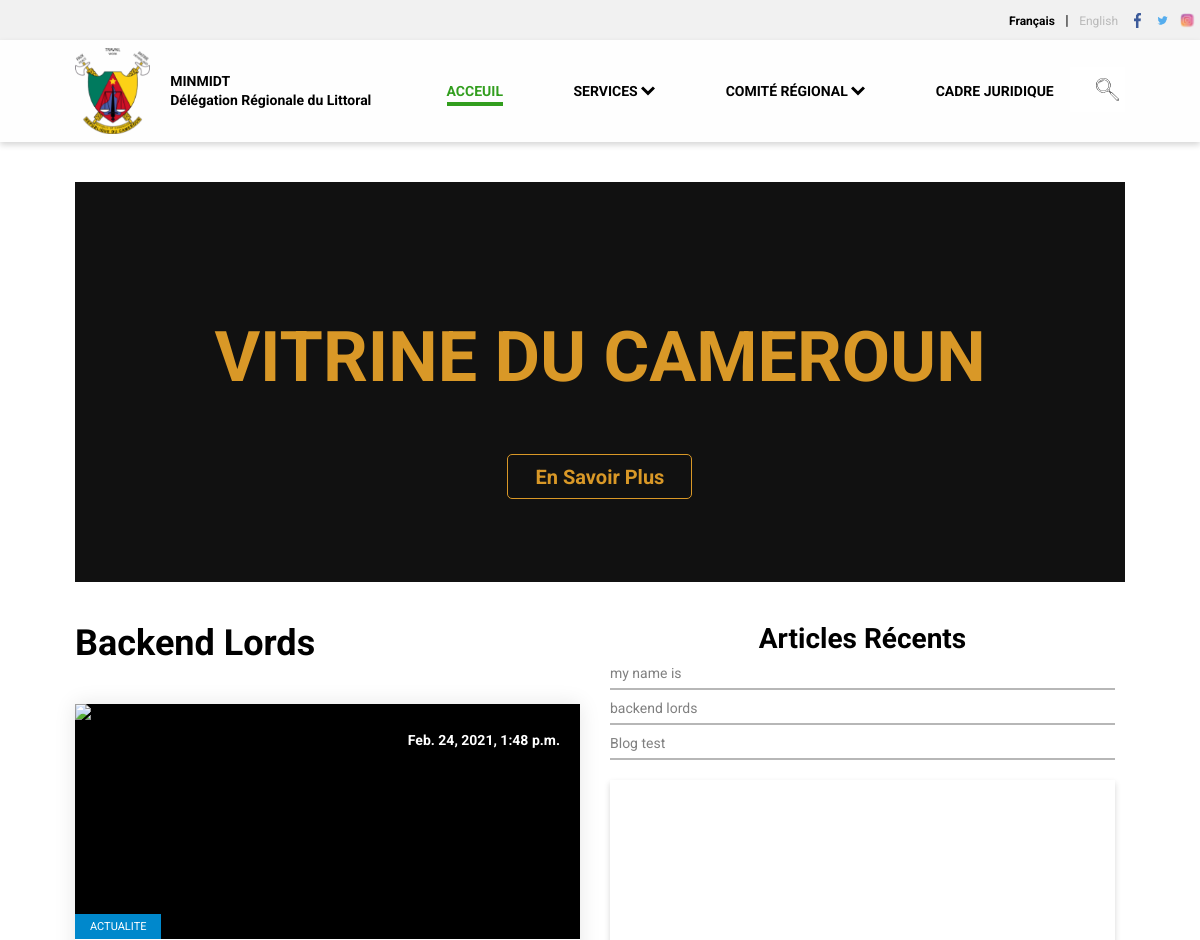
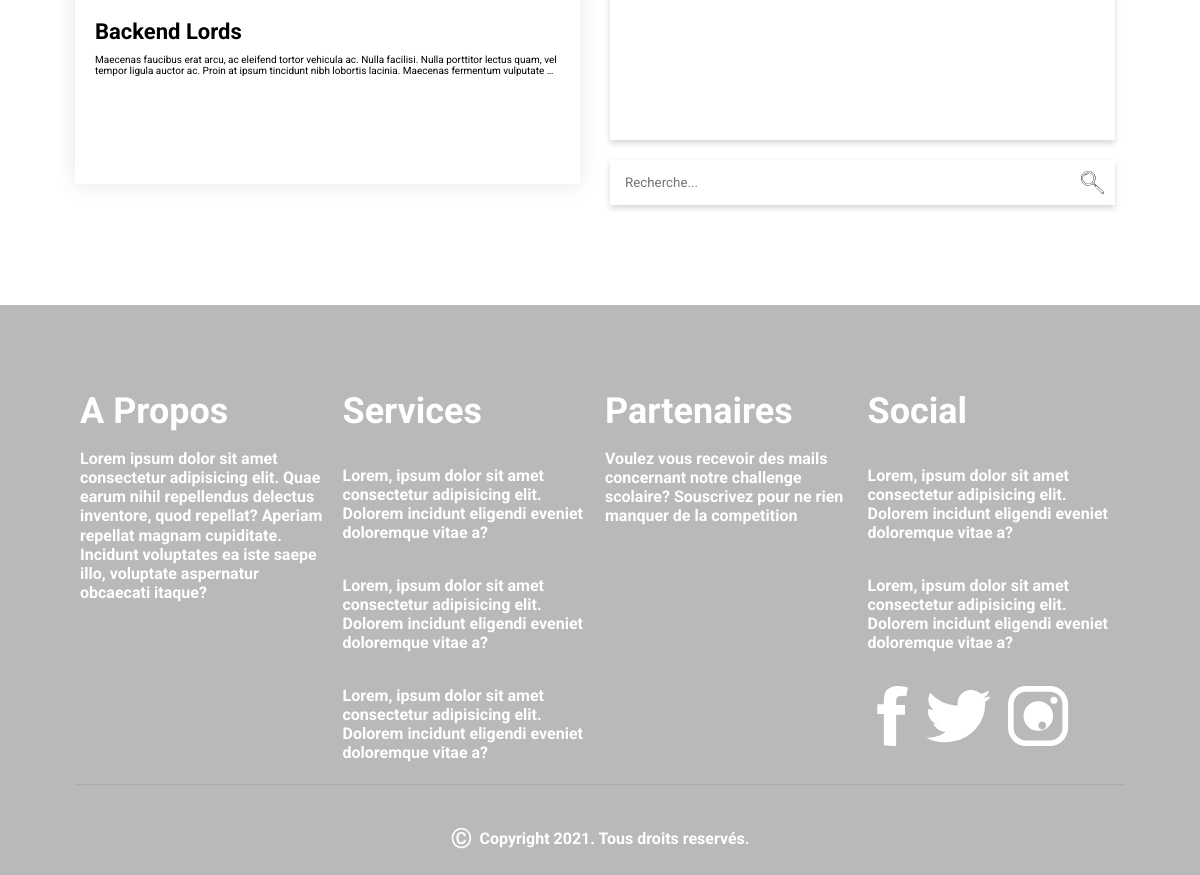
Page /blog/2021/2/24/backend-lords/ on the committed database (2 pictures, top to bottom).
### blog/models.py (models this page shows, shortened)
class Post(models.Model):
    STATUS_CHOICES = (
        ('draft', 'Draft'),
        ('published', 'Published')
    )
    title = models.CharField(max_length=250)
    category = models.CharField(max_length=50, choices=Categories.choices, default=Categories.Actualite)
    excerpt = models.CharField(max_length=150)
    slug = models.SlugField(max_length=250, unique_for_date='publish')
    thumbnail = models.ImageField(upload_to='photos/%Y/%m', blank=True)
    body = models.TextField()
    publish = models.DateTimeField(default=timezone.now)
    created = models.DateTimeField(auto_now_add=True)
    updated = models.DateTimeField(auto_now=True)
    status = models.SlugField(max_length=30, choices=STATUS_CHOICES, default='draft')
    object = models.Manager()
    published = PublishedManager()
    class Meta:
        ordering = ('-publish',)
    def get_absolute_url(self):
        return reverse('blog:post_detail',
                       args=[self.publish.year,
                             self.publish.month,
                             self.publish.day, self.slug])

### blog/views.py (the view)
def post_detail(request, year, month, day, post):
    posts = Post.published.all()
    post = get_object_or_404(Post, slug=post,
                             status='published',
                             publish__year=year,
                             publish__month=month,
                             publish__day=day)
    return render(request,
                  'blog/post/detail.html',
                  {'post': post, 'posts': posts})

### blog/models.py (called while the page is built)
    def get_queryset(self):
        return super(PublishedManager,
                     self).get_queryset() \
            .filter(status='published', )

### blog/templates/blog/post/detail.html (shortened to what this page needs)
{% extends "blog/base.html" %}
{% block content_left %}
<h1 class="blogTitle">{{post.title}}</h1>
  <div class="blog-container">
  <article class="card">
		<header class="card__thumb">
			<a href="#"><img src="{% if post.image %}{{post.image}}{% else %}https://images.unsplash.com/photo-1512466699224-9d8217244131?ixlib=rb-0.3.5&ixid=eyJhcHBfaWQiOjEyMDd9&s=4b6f389eb54cb8e27ee8ee5d4040a5d7&dpr=1&auto=format&fit=crop&w=1000&q=80&cs=tinysrgb{% endif %}" ></a>
		</header>
		<div class="card__date">
			<span class="card__date__day">{{ post.publish }}</span>
		</div>
		<div class="card__body">
			<div class="card__category"><a href="#">{{ post.category }}</a></div>
			<div class="card__title"><a href="{{ post.get_absolute_url }}">{{ post.title }}</a></div>
			<p class="card__description">{{ post.body|truncatewords:30|linebreaks }}</p>
		</div>
	</article>
  </div>
{% endblock %}
{% block recent_articles %}
  {% for post in posts %}
			<li><a href="{{ post.get_absolute_url }}">{{ post.title }}</a></li>
  {% endfor %}
{% endblock %}

### blog/templates/blog/base.html (shortened to what this page needs)
{% load static %}
<html>
<head>
  <link rel="stylesheet" type="text/css" href="{% static 'css/blog.css' %}">
</head>
<body>
</body>
</html>
<!DOCTYPE html>
<html lang="en">
<head>
    <link rel="stylesheet" href="./styles/style.css">
</head>
<body>
    <div class="container">
        <header id="header">
            <div class="nav__topWrapper">
                <div class="nav__topContainer">
                    <p>
                        <a href="#" class="nav__topLink nav__topLink--active">Français</a> |
                        <a href="#" class="nav__topLink">English</a>
                    </p>
                    <div class="nav__topSocial">
                        <a herf="#" class="nav__topIcon"><img src="{% static "assets/facebook-letter.png" %}" alt="facebook"></a>
                        <a herf="#" class="nav__topIcon"><img src="{% static "assets/twitter.png" %}" alt="twiter"></a>
                        <a herf="#" class="nav__topIcon"><img src="{% static "assets/instagram.png" %}" alt="instagram"></a>
                    </div>
                </div>
            </div>
            <div class="nav__bottom">
                <div class="logo">
                    <img src="{% static "assets/logo_blason_cameroun.png" %}" alt="logo">
                    <div class="logo__text">
                        <h6>MINMIDT</h6>
                        <h6>Délégation Régionale du Littoral</h6>
                    </div>
                </div>
                <div id="navwrapper" class="nav__wrapper nav__mobile">
                    <ul>
                        <li class="nav__item">
                            <a href="index.html" class="nav__link nav__link--active">Acceuil</a>
                        </li>
                        <li class="nav__item">
                            <a href="#" class="nav__link">Services
                                <svg xmlns="http://www.w3.org/2000/svg" width="14.221" height="9.229" viewBox="0 0 14.221 9.229">
                                    <path d="M9.111 11.229L2 4.118 4.118 2l4.993 4.993L14.1 2l2.118 2.118z" transform="translate(-2 -2)"/>
                                </svg>
                            </a>
                        </li>
                        <li class="nav__item">
                            <a href="#" class="nav__link">Comité Régional
                                <svg xmlns="http://www.w3.org/2000/svg" width="14.221" height="9.229" viewBox="0 0 14.221 9.229">
                                    <path d="M9.111 11.229L2 4.118 4.118 2l4.993 4.993L14.1 2l2.118 2.118z" transform="translate(-2 -2)"/>
                                </svg>
                            </a>
                        </li>
                        <li class="nav__item">
                            <a href="#" class="nav__link">Cadre Juridique</a>
                        </li>
                    </ul>
                </div>
                <div class="search__container">
                    <div class="search">
                        <input type="text" placeholder="Rechercher">
                        <button id="searchBtn">
                            <img src="{% static "assets/loupe.svg" %}" alt="loupe">
                        </button>
                    </div>
                </div>
            </div>
            <div class="banner">
                <div class="banner__content">
                    <h2>Vitrine du Cameroun</h2>
                    <button>En Savoir Plus</button>
                </div>
            </div>
        </header>
        <main>
            <div class="sections">
                <div class="section__left">
                {% block content_left %}
                {% endblock %}
                </div>
                <div class="services__right">
                    <section class="articles">
                        <h3>Articles Récents</h3>
                        <ul>
                            {% block recent_articles %}
                            {% endblock %}
                        </ul>
                    </section>
                    <section class="slider"></section>
                    <section class="search">
                        <div class="search__container">
                            <input type="text" placeholder="Recherche...">
                            <button>
                                <img src="{% static "assets/loupe.svg" %}" alt="loupe">
                            </button>
                        </div>
                    </section>
                </div>
            </div>
        </main>
        <footer>
            <div class="footer__top">
                <article>
                    <h2>A Propos</h2>
                    <p>Lorem ipsum dolor sit amet consectetur adipisicing elit. Quae earum nihil repellendus delectus inventore, quod repellat? Aperiam repellat magnam cupiditate. Incidunt voluptates ea iste saepe illo, voluptate aspernatur obcaecati itaque?</p>
                </article>
                <article>
                    <h2>Services</h2>
                    <ul>
                        <li>Lorem, ipsum dolor sit amet consectetur adipisicing elit. Dolorem incidunt eligendi eveniet doloremque vitae a?</li>
                        <li>Lorem, ipsum dolor sit amet consectetur adipisicing elit. Dolorem incidunt eligendi eveniet doloremque vitae a?</li>
                        <li>Lorem, ipsum dolor sit amet consectetur adipisicing elit. Dolorem incidunt eligendi eveniet doloremque vitae a?</li>
                    </ul>
                </article>
                <article>
                    <h2>Partenaires</h2>
                    <p>Voulez vous recevoir des mails concernant notre challenge scolaire?
                        Souscrivez pour ne rien manquer de la competition</p>
                </article>
                <article>
                    <h2>Social</h2>
                    <ul>
                        <li>Lorem, ipsum dolor sit amet consectetur adipisicing elit. Dolorem incidunt eligendi eveniet doloremque vitae a?</li>
                        <li>Lorem, ipsum dolor sit amet consectetur adipisicing elit. Dolorem incidunt eligendi eveniet doloremque vitae a?</li>
                        <li>
                            <a href="#">
                            </a>
                            <a href="#">
                            </a>
                            <a href="#">
                            </a>
                        </li>
                    </ul>
                </article>
            </div>
            <div class="footer__bottom">
                <span>&copy;&nbsp;</span> Copyright 2021. Tous droits reservés.
            </div>
        </footer>
    </div>
</body>
</html>

### rows in the picture
Post: title "Backend Lords", publish "Feb. 24, 2021, 1:48 p.m.", category "ACTUALITE", body "Maecenas faucibus erat arcu, ac eleifend tortor vehicula ac. Nulla facilisi. Nulla porttitor lectus quam, vel tempor ligula auctor ac. Proin at ipsum tincidunt nibh lobortis lacinia. Maecenas fermentum vulputate …", title "backend lords"
Post: title "my name is"
Post: title "Blog test"
